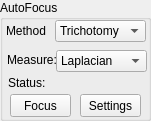
  <widget class="QGroupBox" name="groupBox_5">
   <property name="geometry">
    <rect>
     <x>890</x>
     <y>590</y>
     <width>151</width>
     <height>121</height>
    </rect>
   </property>
   <property name="title">
    <string>AutoFocus</string>
   </property>
   <widget class="QPushButton" name="btn_autofocus">
    <property name="geometry">
     <rect>
      <x>10</x>
      <y>94</y>
      <width>61</width>
      <height>23</height>
     </rect>
    </property>
    <property name="text">
     <string>Focus</string>
    </property>
   </widget>
   <widget class="QComboBox" name="comboBox_focus_method">
    <property name="geometry">
     <rect>
      <x>55</x>
      <y>20</y>
      <width>91</width>
      <height>22</height>
     </rect>
    </property>
    <item>
     <property name="text">
      <string>Trichotomy</string>
     </property>
    </item>
    <item>
     <property name="text">
      <string>Climbing</string>
     </property>
    </item>
    <item>
     <property name="text">
      <string>Curve fitting</string>
     </property>
    </item>
   </widget>
   <widget class="QComboBox" name="comboBox_focus_measure">
    <property name="geometry">
     <rect>
      <x>56</x>
      <y>50</y>
      <width>91</width>
      <height>22</height>
     </rect>
    </property>
    <item>
     <property name="text">
      <string>Laplacian</string>
     </property>
    </item>
    <item>
     <property name="text">
      <string>Entropy</string>
     </property>
    </item>
    <item>
     <property name="text">
      <string>Brenner</string>
     </property>
    </item>
    <item>
     <property name="text">
      <string>Tenengrad</string>
     </property>
    </item>
    <item>
     <property name="text">
      <string>SMD</string>
     </property>
    </item>
    <item>
     <property name="text">
      <string>SMD2</string>
     </property>
    </item>
    <item>
     <property name="text">
      <string>Variance</string>
     </property>
    </item>
    <item>
     <property name="text">
      <string>Vollath</string>
     </property>
    </item>
    <item>
     <property name="text">
      <string>Energy</string>
     </property>
    </item>
   </widget>
   <widget class="QLabel" name="label_12">
    <property name="geometry">
     <rect>
      <x>6</x>
      <y>23</y>
      <width>41</width>
      <height>16</height>
     </rect>
    </property>
    <property name="text">
     <string>Method:</string>
    </property>
   </widget>
   <widget class="QLabel" name="label_13">
    <property name="geometry">
     <rect>
      <x>7</x>
      <y>52</y>
      <width>51</width>
      <height>16</height>
     </rect>
    </property>
    <property name="text">
     <string>Measure:</string>
    </property>
   </widget>
   <widget class="QLabel" name="label_29">
    <property name="geometry">
     <rect>
      <x>8</x>
      <y>75</y>
      <width>41</width>
      <height>16</height>
     </rect>
    </property>
    <property name="text">
     <string>Status:</string>
    </property>
   </widget>
   <widget class="QLabel" name="lb_show_focus_inf">
    <property name="geometry">
     <rect>
      <x>60</x>
      <y>74</y>
      <width>81</width>
      <height>21</height>
     </rect>
    </property>
    <property name="text">
     <string/>
    </property>
   </widget>
   <widget class="QPushButton" name="btn_set_focus">
    <property name="geometry">
     <rect>
      <x>80</x>
      <y>94</y>
      <width>61</width>
      <height>23</height>
     </rect>
    </property>
    <property name="text">
     <string>Settings</string>
    </property>
   </widget>
  </widget>
